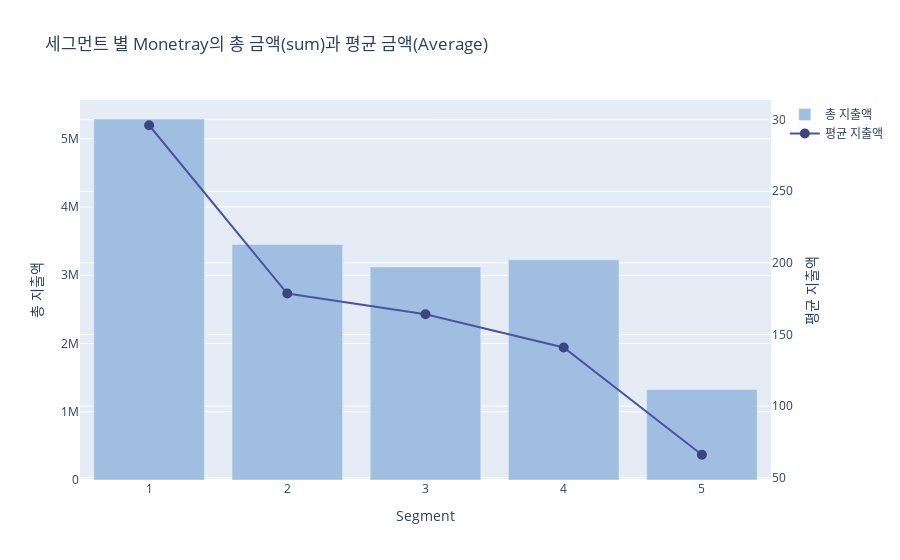

Notebook code cell kept with this figure:
### Code cell
# 시각화
fig = go.Figure()

# 총 결제 금액 바 그래프 추가
fig.add_trace(go.Bar(
    x=avg_payment['class'],
    y=avg_payment['total_monetary'],
    name='총 지출액',
    marker_color='#A0BFE0',
    yaxis='y1'
))

# 평균 결제 금액 꺾은선 그래프 추가
fig.add_trace(go.Scatter(
    x=avg_payment['class'],
    y=avg_payment['average_monetary'],
    name='평균 지출액',
    mode='lines+markers',
    line=dict(color='#4A55A2'),
    marker=dict(color='#3C4482', size=10),
    yaxis='y2'
))

# 레이아웃 설정
fig.update_layout(
    title='세그먼트 별 Monetray의 총 금액(sum)과 평균 금액(Average)',
    xaxis_title='Segment',
    yaxis=dict(title='총 지출액', anchor="x", side="left", position=0.00),
    yaxis2=dict(title='평균 지출액', anchor="x", overlaying="y", side="right")
)

fig.show()

### Figure 1 — Plotly figure (JSON) as saved in the notebook; plotly's stock layout.template omitted (floating-point values rounded to 4 significant figures)
{"data": [{"marker": {"color": "#A0BFE0"}, "name": "총 지출액", "type": "bar", "x": ["1", "2", "3", "4", "5"], "y": [5289000.0, 3452000.0, 3121000.0, 3226000.0, 1325000.0], "yaxis": "y"}, {"line": {"color": "#4A55A2"}, "marker": {"color": "#3C4482", "size": 10}, "mode": "lines+markers", "name": "평균 지출액", "type": "scatter", "x": ["1", "2", "3", "4", "5"], "y": [296.1, 178.6, 164.1, 140.9, 66.01], "yaxis": "y2"}], "layout": {"title": {"text": "세그먼트 별 Monetray의 총 금액(sum)과 평균 금액(Average)"}, "xaxis": {"title": {"text": "Segment"}}, "yaxis": {"anchor": "x", "position": 0, "side": "left", "title": {"text": "총 지출액"}}, "yaxis2": {"anchor": "x", "overlaying": "y", "side": "right", "title": {"text": "평균 지출액"}}}}
